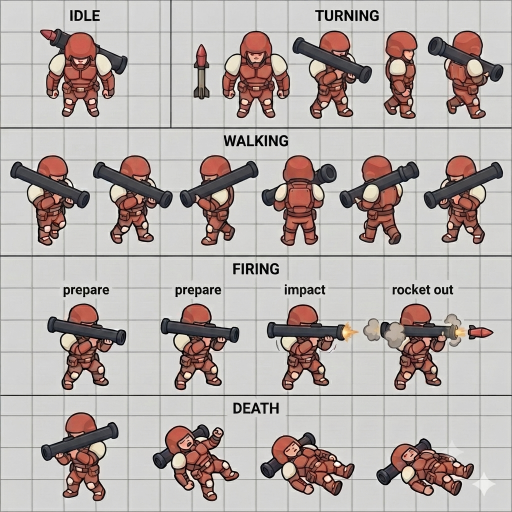
#> input picture assets/sprites/Source 2/rocket trooper red spritesheet.png, 1024 x 1024 px, found by its file name (shown at 1/2 size)
$ python slice_death.py
#> lines starting #> are read from the running program, lines starting #| are printed output that depends on the picture
import os, math, sys
from collections import deque
from PIL import Image

SP = "/Users/bronsongannon/Desktop/mini-rts/assets/sprites"
SRC = os.path.join(SP, "Source 2")
OUT = SP

# (sheet file, unit type, colorway, death band y0..y1 at 1024 scale, gray-scrub)
SHEETS = [
    ("rocket trooper red spritesheet.png", "rocket",   "red",  828, 1015, True),
    ("marine teal spritesheet.png",        "marine",   "teal", 560, 880,  False),
    ("marine red spritesheet.png",         "marine",   "red",  560, 880,  False),
    ("dino spritesheet.png",               "spitter",  "teal", 600, 980,  False),
    ("dino bone spritesheet.png",          "spitter",  "wild", 600, 980,  False),
]

FLOOD_TOL = 60      # bg flood-fill tolerance (dark outlines protect sprite interiors)
POCKET_TOL = 22     # enclosed bg-pocket color key
MIN_GAP = 14        # x-projection gap that separates frames (1024 scale)
COMP_KEEP = 0.04    # keep components >= 4% of the largest (keeps dropped gear, kills text)


def dist(a, b):
    return math.sqrt((a[0]-b[0])**2 + (a[1]-b[1])**2 + (a[2]-b[2])**2)


def flood_bg(img):
    w, h = img.size
    px = img.load()
    # bg reference = average of the four corners
    corners = [px[0, 0], px[w-1, 0], px[0, h-1], px[w-1, h-1]]
    ref = tuple(sum(c[i] for c in corners)//4 for i in range(3))
    seen = [[False]*w for _ in range(h)]
    q = deque()
    for x in range(w):
        q.append((x, 0)); q.append((x, h-1))
    for y in range(h):
        q.append((0, y)); q.append((w-1, y))
    while q:
        x, y = q.popleft()
        if x < 0 or y < 0 or x >= w or y >= h or seen[y][x]:
            continue
        seen[y][x] = True
        c = px[x, y]
        if dist(c[:3], ref) > FLOOD_TOL:
            continue
        px[x, y] = (0, 0, 0, 0)
        q.append((x+1, y)); q.append((x-1, y)); q.append((x, y+1)); q.append((x, y-1))
    return ref


def gray_scrub(img):
    # kill low-saturation mid-gray (grid lines, ground shading); spares cream (lum > .88),
    # charcoal (lum < .55) and bone hide (sat .23 > cutoff .12)
    px = img.load()
    w, h = img.size
    n = 0
    for y in range(h):
        for x in range(w):
            c = px[x, y]
            if not c[3]:
                continue
            mx, mn = max(c[:3]), min(c[:3])
            sat = 0 if mx == 0 else (mx-mn)/mx
            lum = (0.299*c[0] + 0.587*c[1] + 0.114*c[2]) / 255
            if sat < 0.12 and 0.55 <= lum <= 0.88:
                px[x, y] = (0, 0, 0, 0)
                n += 1
    return n


def key_pockets(img, ref, tol):
    px = img.load()
    w, h = img.size
    n = 0
    for y in range(h):
        for x in range(w):
            c = px[x, y]
            if c[3] and dist(c[:3], ref) < tol:
                px[x, y] = (0, 0, 0, 0)
                n += 1
    return n


def segments_x(img, y0, y1, min_gap):
    px = img.load()
    w = img.size[0]
    cols = [0]*w
    for x in range(w):
        n = 0
        for y in range(y0, y1):
            if px[x, y][3]:
                n += 1
        cols[x] = n
    segs, start, gap = [], None, 0
    for x in range(w):
        if cols[x] >= 3:
            if start is None:
                start = x
            gap = 0
        elif start is not None:
            gap += 1
            if gap >= min_gap:
                segs.append((start, x-gap+1)); start = None
    if start is not None:
        segs.append((start, w))
    # drop dust segments (watermark sparkles, stray specks) before merging
    segs = [sg for sg in segs if sum(cols[x] for x in range(sg[0], sg[1])) >= 500]
    # merge closest neighbours until 4 remain
    while len(segs) > 4:
        gaps = [(segs[i+1][0]-segs[i][1], i) for i in range(len(segs)-1)]
        _, i = min(gaps)
        segs[i] = (segs[i][0], segs[i+1][1]); del segs[i+1]
    return segs


def components(img):
    px = img.load()
    w, h = img.size
    lab = [[0]*w for _ in range(h)]
    comps = []
    for yy in range(h):
        for xx in range(w):
            if px[xx, yy][3] and not lab[yy][xx]:
                cid = len(comps)+1
                q = deque([(xx, yy)])
                lab[yy][xx] = cid
                pts = []
                while q:
                    x, y = q.popleft()
                    pts.append((x, y))
                    for dx, dy in ((1,0),(-1,0),(0,1),(0,-1),(1,1),(1,-1),(-1,1),(-1,-1)):
                        nx, ny = x+dx, y+dy
                        if 0 <= nx < w and 0 <= ny < h and px[nx, ny][3] and not lab[ny][nx]:
                            lab[ny][nx] = cid
                            q.append((nx, ny))
                comps.append(pts)
    return comps


def opaque_area(img):
    px = img.load()
    return sum(1 for y in range(img.size[1]) for x in range(img.size[0]) if px[x, y][3] > 8)


def target_area(unit, cw):
    p = os.path.join(SP, f"unit_{unit}_{cw}.png")
    ref = Image.open(p).convert("RGBA")
    if max(ref.size) != 256:
        ref = ref.resize((256, 256), Image.LANCZOS)
    return opaque_area(ref)


if __name__ == "__main__":
    for fname, unit, cw, by0, by1, scrub in SHEETS:
        sheet = Image.open(os.path.join(SRC, fname)).convert("RGBA")
#> sheet is the input picture: PIL image 1024x1024 RGBA; mean R, G, B, A 182.3, 173.1, 170, 255
        W, H = sheet.size
#> W = 1024; H = 1024
        s = H / 1024
#> s = 1
        y0, y1 = int(by0*s), int(by1*s)
#> y0 = 828; y1 = 1015
        ref = flood_bg(sheet)
#> in flood_bg, `corners = [px[0, 0], px[w-1, 0], px[0, h-1], px[w-1, h-1]]`: corners = [(145, 147, 146, 255), (120, 120, 120, 255), (147, 146, 141, 255), (153, 150, 145, 255)]
#> in flood_bg, `ref = tuple(sum(c[i] for c in corners)//4 for i in range(3))`: ref = (141, 140, 138)
#> the loop in flood_bg, `while q:` made 86660 passes
#> c on passes 1 to 3: (145, 147, 146, 255), (147, 146, 141, 255), (115, 117, 116, 255)
#> after the loop in flood_bg, `while q:`: seen = 1024 items
#> ref = (141, 140, 138)
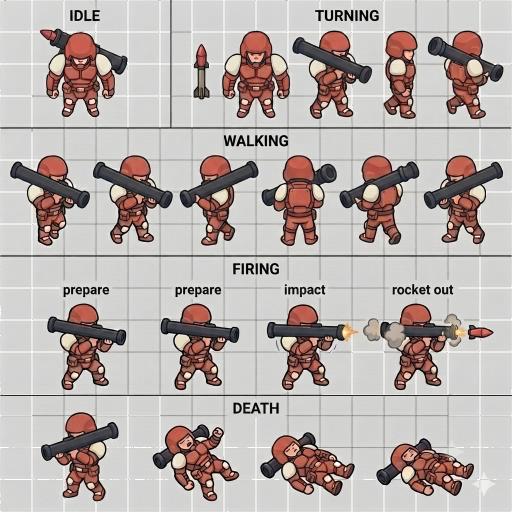
#> sheet: PIL image 1024x1024 RGBA (shown at 1/2 size); mean R, G, B, A 179.4, 170.2, 167.2, 250; transparent parts drawn white
        if scrub:
            gray_scrub(sheet)
#> after the loop in gray_scrub, `for y in range(h):`: n = 735543
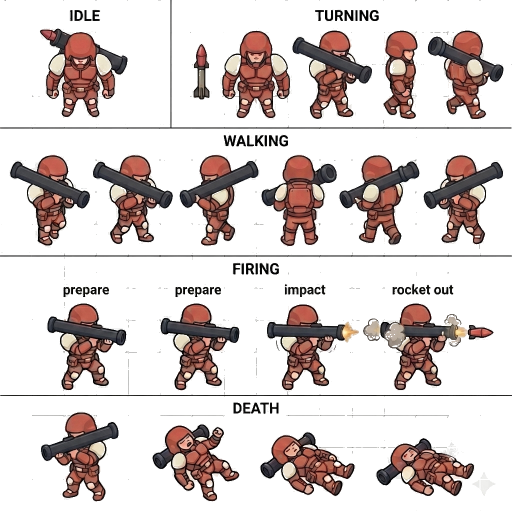
#> sheet: PIL image 1024x1024 RGBA (shown at 1/2 size); mean R, G, B, A 31.9, 22.8, 21.1, 71.1; transparent parts drawn white
        key_pockets(sheet, ref, POCKET_TOL)
#> after the loop in key_pockets, `for y in range(h):`: n = 3331
        segs = segments_x(sheet, y0, y1, max(6, int(MIN_GAP*s)))
        if len(segs) != 4:
            print(f"!! {fname}: got {len(segs)} segments {segs}"); continue
        tgt = target_area(unit, cw)
#> (the run stopped early here; a loop or call above may not have finished)
